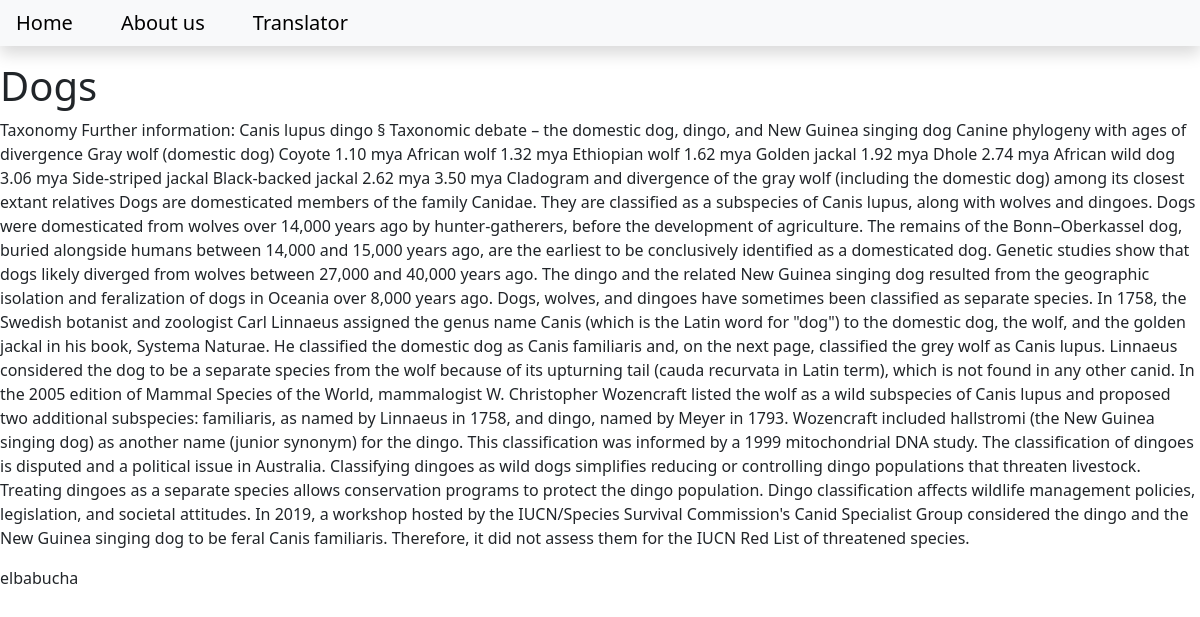
The page /dogs on the database its author committed.
### blog/models.py (models this page shows, shortened)
class Post(models.Model):
    title = models.CharField(max_length=200)
    content = models.TextField()
    date_created = models.DateTimeField(auto_now_add=True)
    slug = models.SlugField(max_length=200, unique=True)
    author = models.ForeignKey(to=User, on_delete=models.CASCADE)
    status = models.IntegerField(choices=STATUS, default=0)

### blog/views.py (the view)
# urls.py: path('<slug:slug>', views.BlogView.as_view(), name='blog_view'),
class BlogView(generic.DetailView):
    model = Post
    template_name = 'blog.html'

### templates/blog.html
{% extends 'base.html' %}
{% block content %}
<div>
        <h1>{{object.title}}</h1>
        <p>{{object.content}}</p>
        <p>{{object.author}}</p>
</div>
{% endblock content %}

### rows shown on the page
Post: title "Dogs", content "Taxonomy Further information: Canis lupus dingo § Taxonomic debate – the domestic dog, dingo, and New Guinea singing dog Canine phylogeny with ages of divergence Gray wolf (domestic dog) Coyote 1.10 mya African wolf 1.32 mya Ethiopian wolf 1.62 mya Golden jackal 1.92 mya Dhole 2.74 mya African wild dog 3.06 mya Side-striped jackal Black-backed jackal 2.62 mya 3.50 mya Cladogram and divergence of the gray wolf (including the domestic dog) among its closest extant relatives Dogs are domesticated members of the family Canidae. They are classified as a subspecies of Canis lupus, along with wolves and dingoes. Dogs were domesticated from wolves over 14,000 years ago by hunter-gatherers, before…", author "elbabucha"
